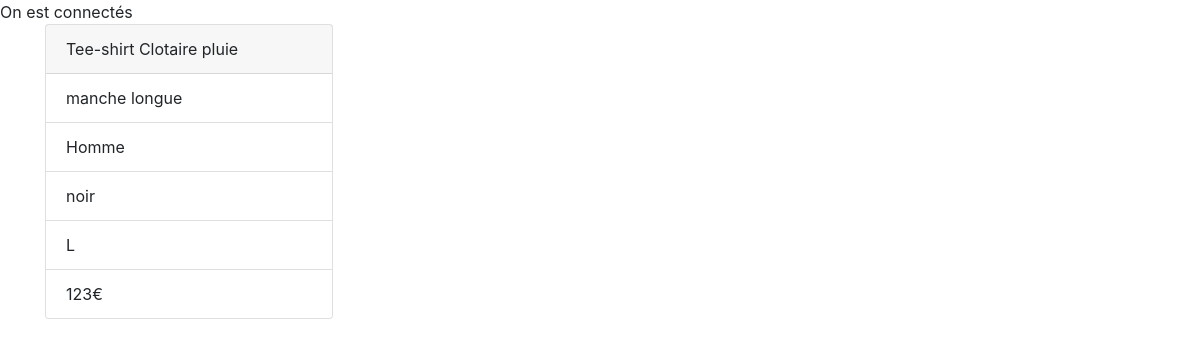
Page /viewL.php on the earlier database version.
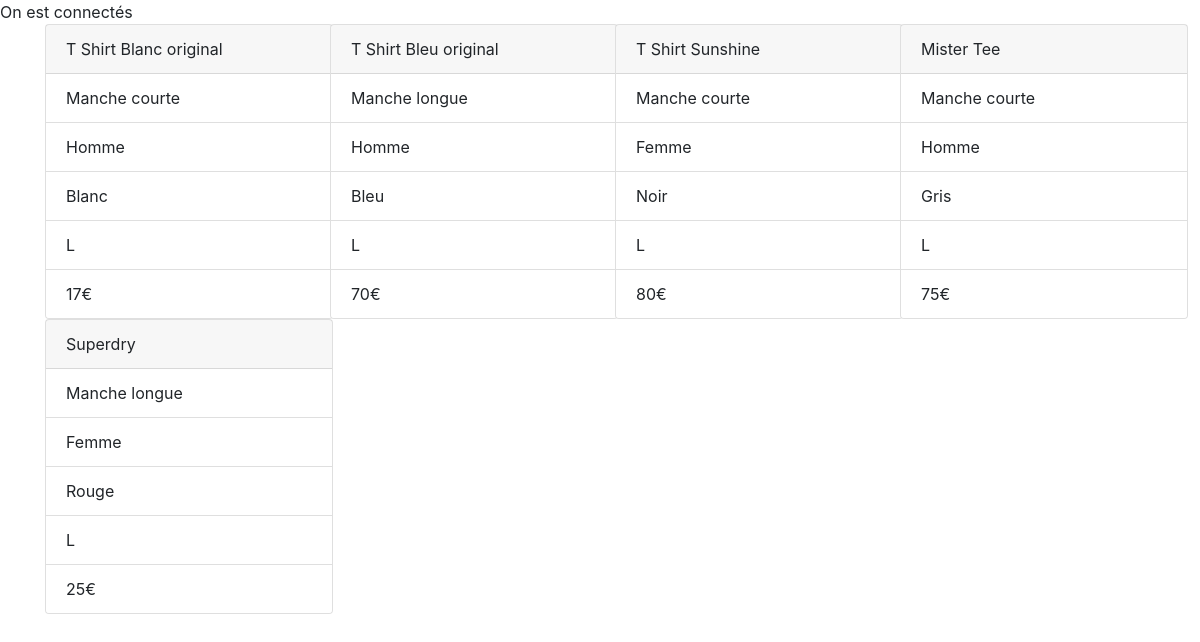
Same page on the later database version.
### tables this page shows
CREATE TABLE `products` (
  `id` int NOT NULL,
  `name` varchar(255) NOT NULL,
  `price` int NOT NULL DEFAULT '0',
  `categorie` text,
  `size` text NOT NULL,
  `color` text NOT NULL,
  `sexe` text
);

### viewL.php (the view, shortened to what this page needs)
<?php
require_once('connexion.php');
$sql = 'SELECT * FROM `products` WHERE size="l"';
$query = $db->prepare($sql);
$query->execute();
$result = $query->fetchAll(PDO::FETCH_ASSOC);
?>
<!DOCTYPE html>
<html lang="fr">
<head>
    <link rel="stylesheet" href="https://stackpath.bootstrapcdn.com/bootstrap/4.4.1/css/bootstrap.min.css">
</head>
<body>
    <main class="container">
        <div class="row">
                <?php
                foreach($result as $produit){
                ?>
                <div class="col-12 col-sm-12 col-md-12 col-lg-3 col-xl-3">
                    <div class="card" style="width: 18rem;">
                        <div class="card-header">
                            <?= $produit['name'] ?>
                        </div>
                        <ul class="list-group list-group-flush">
                            <li class="list-group-item"><?= $produit['categorie'] ?></li>
                            <li class="list-group-item"><?= $produit['sexe'] ?></li>
                            <li class="list-group-item"><?= $produit['color'] ?></li>
                            <li class="list-group-item"><?= $produit['size'] ?></li>
                            <li class="list-group-item"><?= $produit['price'] . "€" ?></li>
                        </ul>
                    </div>
                </div>
                <br>
                <?php
                }
                ?>
        </div>
    </main>
</body>
</html>

Differences in the rows shown:
removed products: name "Tee-shirt Clotaire pluie", categorie "manche longue", sexe "Homme", color "noir", size "L", price "123"
added products: name "T Shirt Blanc original", categorie "Manche courte", sexe "Homme", color "Blanc", size "L", price "17"
added products: name "T Shirt Bleu original", categorie "Manche longue", sexe "Homme", color "Bleu", size "L", price "70"
added products: name "T Shirt Sunshine", categorie "Manche courte", sexe "Femme", color "Noir", size "L", price "80"
added products: name "Mister Tee", categorie "Manche courte", sexe "Homme", color "Gris", size "L", price "75"
added products: name "Superdry", categorie "Manche longue", sexe "Femme", color "Rouge", size "L", price "25"
